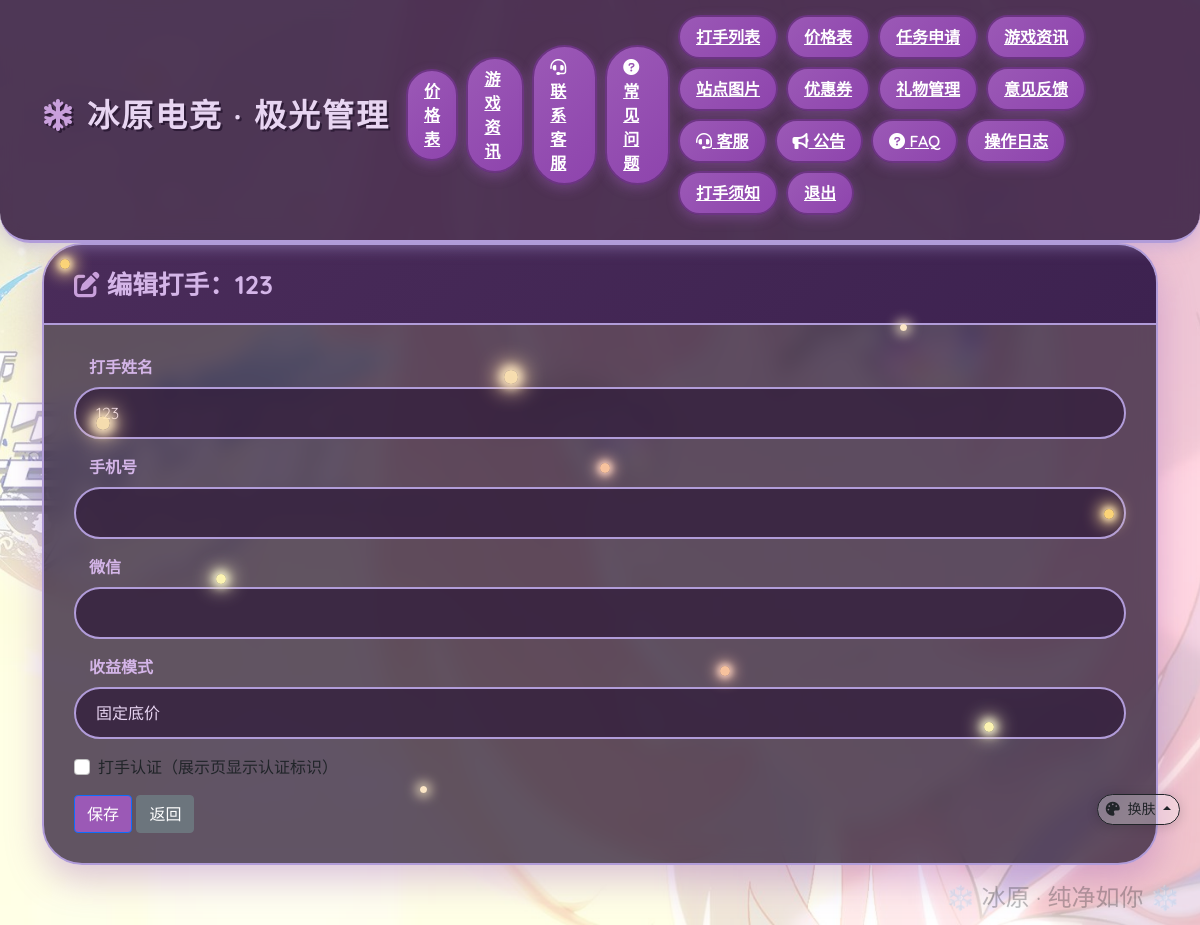
The app's page /admin/player/edit/2 (signed in) with its own data.
### models.py (models this page shows)
class User(UserMixin, db.Model):
    id = db.Column(db.Integer, primary_key=True)
    username = db.Column(db.String(80), unique=True, nullable=False)
    password = db.Column(db.String(120), nullable=False)
    role = db.Column(db.String(20), nullable=False)  # 'admin' 或 'player'
    player_name = db.Column(db.String(80))  # 打手姓名（仅当 role='player' 时有效）
    is_approved = db.Column(db.Boolean, default=False)  # 新增字段，False表示未审核
    registered_at = db.Column(db.DateTime, default=datetime.utcnow)  # 可选，记录注册时间
    income_mode = db.Column(db.String(20), default='percentage')
    tiered_rates = db.Column(db.Text, nullable=True)
    allow_custom_price = db.Column(db.Boolean, default=False)
    phone = db.Column(db.String(20), nullable=True)
    wechat = db.Column(db.String(50), nullable=True)
    preferred_games = db.Column(db.String(200), nullable=True)
    live_room_url = db.Column(db.String(500), nullable=True)   # 直播间链接
    environment_photos = db.Column(db.Text, nullable=True)     # JSON 数组，如 ["player/1/env/xx.jpg"]
    equipment_photos = db.Column(db.Text, nullable=True)        # 代练设备照片 JSON 数组
    equipment_desc = db.Column(db.String(500), nullable=True)  # 代练设备文字描述
    is_certified = db.Column(db.Boolean, default=False)         # 打手认证（管理员设置）
    orders = db.relationship('Order', backref='player', lazy=True)

### app.py (the view, shortened to what this page needs)
@app.route('/admin/player/edit/<int:player_id>', methods=['GET', 'POST'])
@login_required
def admin_edit_player(player_id):
    if current_user.role != 'admin':
        return redirect(url_for('player_dashboard'))
    player = User.query.get_or_404(player_id)
    if player.role != 'player':
        flash('该用户不是打手')
        return redirect(url_for('admin_players'))
    form = PlayerEditForm()
    if request.method == 'GET':
        form.player_name.data = player.player_name
        form.phone.data = player.phone
        form.wechat.data = player.wechat
        form.income_mode.data = player.income_mode or 'fixed'
        form.tiered_rates.data = player.tiered_rates or ''
        form.allow_custom_price.data = player.allow_custom_price or False
        form.is_certified.data = player.is_certified or False
    return render_template('admin/edit_player.html', form=form, player=player)

### forms.py
class PlayerEditForm(FlaskForm):
    player_name = StringField('打手姓名', validators=[DataRequired()])
    phone = StringField('手机号')
    wechat = StringField('微信')
    income_mode = SelectField('收益模式', choices=[
        ('fixed', '固定底价'),
        ('custom', '自主报价'),
        ('tiered', '阶梯抽成'),
    ], validators=[DataRequired()])
    tiered_rates = TextAreaField('阶梯规则 (JSON格式)')
    allow_custom_price = BooleanField('允许自主报价')
    is_certified = BooleanField('打手认证（展示页显示认证标识）')
    submit = SubmitField('保存')

### app.py (called while the page is built)
def get_site_image_info(key):
    if key not in SITE_IMAGE_KEYS:
        return None, None, None
    try:
        for f in os.listdir(SITE_IMAGES_DIR):
            if f.startswith(key + '.'):
                path = os.path.join(SITE_IMAGES_DIR, f)
                if os.path.isfile(path) and os.path.splitext(f)[1].lower() in SITE_IMAGE_EXT:
                    return f, int(os.path.getmtime(path)), SITE_IMAGES_DIR
    except OSError:
        pass
    if key == 'wechat_pay':
        return _latest_image_in_dir(UPLOAD_WECHAT_DIR)
    if key == 'alipay_pay':
        return _latest_image_in_dir(UPLOAD_ALIPAY_DIR)
    return None, None, None

def list_background_images():
    try:
        files = []
        for f in os.listdir(UPLOAD_BG_DIR):
            if os.path.splitext(f)[1].lower() in SITE_IMAGE_EXT and os.path.isfile(os.path.join(UPLOAD_BG_DIR, f)):
                mtime = int(os.path.getmtime(os.path.join(UPLOAD_BG_DIR, f)))
                files.append((f, mtime))
        files.sort(key=lambda x: x[1])
        return [{'url': url_for('serve_upload', filename='bg/' + f) + '?v=' + str(m), 'filename': f} for f, m in files]
    except OSError:
        return []

@login_manager.user_loader
def load_user(user_id):
    return User.query.get(int(user_id))

@app.context_processor
def inject_pending_approval():
    if current_user.is_authenticated and current_user.role == 'admin':
        pending_count = User.query.filter_by(role='player', is_approved=False).count()
    else:
        pending_count = 0
    player_unread_count = 0
    if current_user.is_authenticated and current_user.role == 'player':
        player_unread_count = Notification.query.filter_by(
            receiver_type='player', receiver_id=current_user.id, is_read=False
        ).count()
    customer_phone = session.get('customer_phone')
    return dict(pending_approval_count=pending_count, player_unread_count=player_unread_count, customer_phone=customer_phone)

### templates/admin/edit_player.html (shortened to what this page needs)
{% extends "base.html" %}
{% block content %}
<div class="card">
    <div class="card-header">
        <i class="fas fa-edit"></i> 编辑打手：{{ player.username }}
    </div>
    <div class="card-body">
        <form method="POST">
            <div class="mb-3">
                {{ form.player_name.label(class="form-label") }}
                {{ form.player_name(class="form-control") }}
            </div>
            <div class="mb-3">
                {{ form.phone.label(class="form-label") }}
                {{ form.phone(class="form-control") }}
            </div>
            <div class="mb-3">
                {{ form.wechat.label(class="form-label") }}
                {{ form.wechat(class="form-control") }}
            </div>
            <div class="mb-3">
                {{ form.income_mode.label(class="form-label") }}
                {{ form.income_mode(class="form-select", onchange="toggleFields()") }}
            </div>
            <div class="mb-3">
                <div class="form-check">
                    {{ form.is_certified(class="form-check-input") }}
                    {{ form.is_certified.label(class="form-check-label") }}
                </div>
            </div>
            <button type="submit" class="btn btn-primary">保存</button>
            <a href="{{ url_for('admin_players') }}" class="btn btn-secondary">返回</a>
        </form>
    </div>
</div>
{% endblock %}

### static/css/theme-kuromi.css (style rules this page uses)
.card { background: rgba(45, 27, 54, 0.75); backdrop-filter: blur(10px); border: 2px solid #b19cd9; border-radius: 40px; box-shadow: 0 15px 35px rgba(155, 89, 182, 0.35); overflow: hidden; }
.card-header { background: linear-gradient(135deg, #4a2c5a, #3d2250); border-bottom: 2px solid #b19cd9; font-size: 1.6rem; font-weight: 700; color: #d4b5e8; padding: 20px 30px; }
.card-header i { color: #c9a0dc; }
.card-body { padding: 30px; }
.btn-primary { background: #9b59b6; color: #fff; }
.form-control, .form-select { border: 2px solid #b19cd9; border-radius: 40px; padding: 12px 20px; background: rgba(50, 30, 60, 0.8); color: #e8d5f2; }
.form-label { font-weight: 600; color: #d4b5e8; margin-left: 15px; }
a { color: #c9a0dc; }

### templates/base.html (style rules this page uses)
* { margin: 0; padding: 0; box-sizing: border-box; }
body::before { content: ""; position: fixed; top: 0; left: 0; width: 100%; height: 100%; background-color: rgba(255, 255, 255, 0.5); pointer-events: none; z-index: -1; animation: breath 8s infinite ease-in-out; }
body { font-family: 'Quicksand', sans-serif; min-height: 100vh; position: relative; padding-bottom: 60px; }

### records on screen
User: username "123", player_name "123", income_mode "固定底价"
